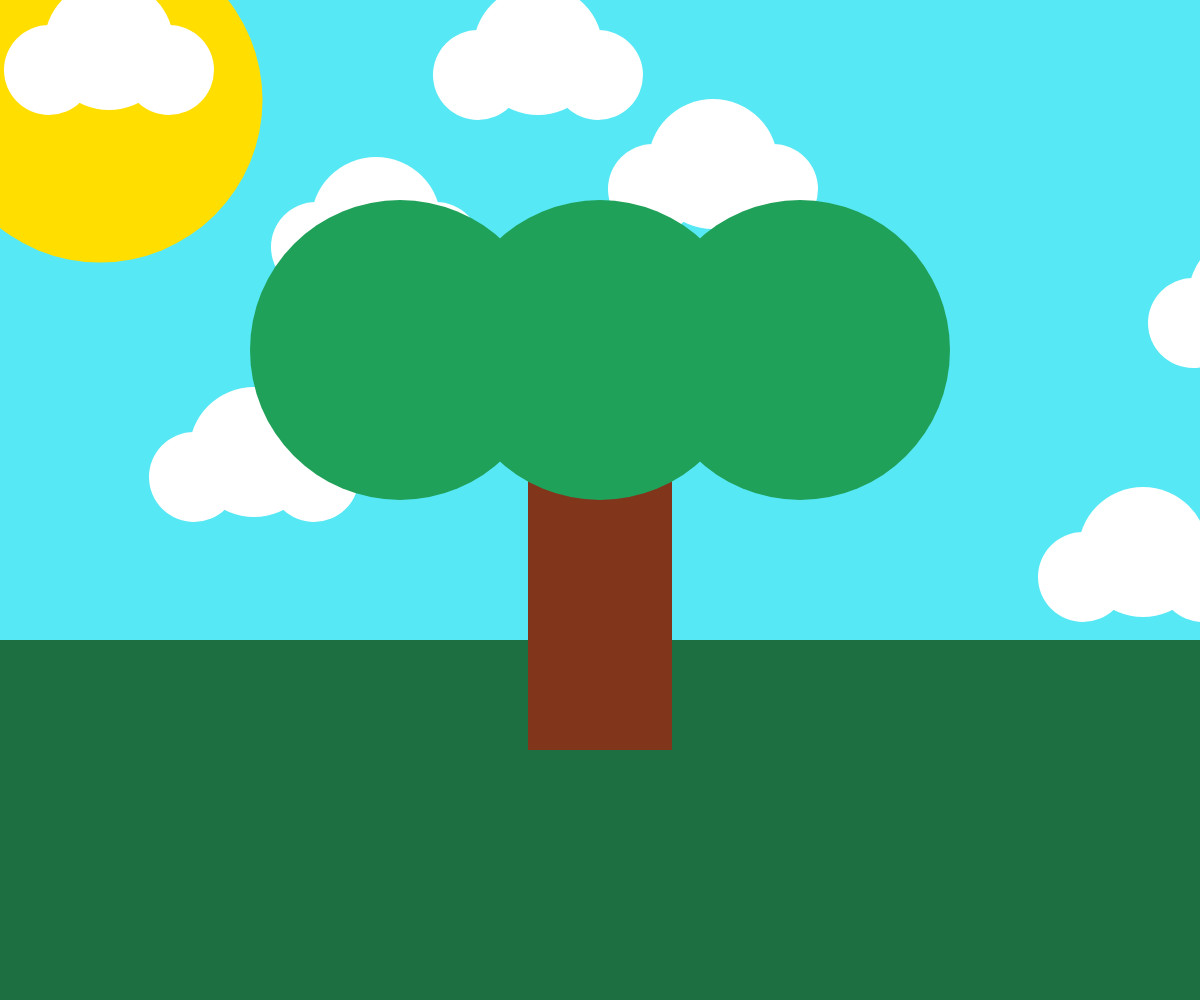
Frame 1 (no input)
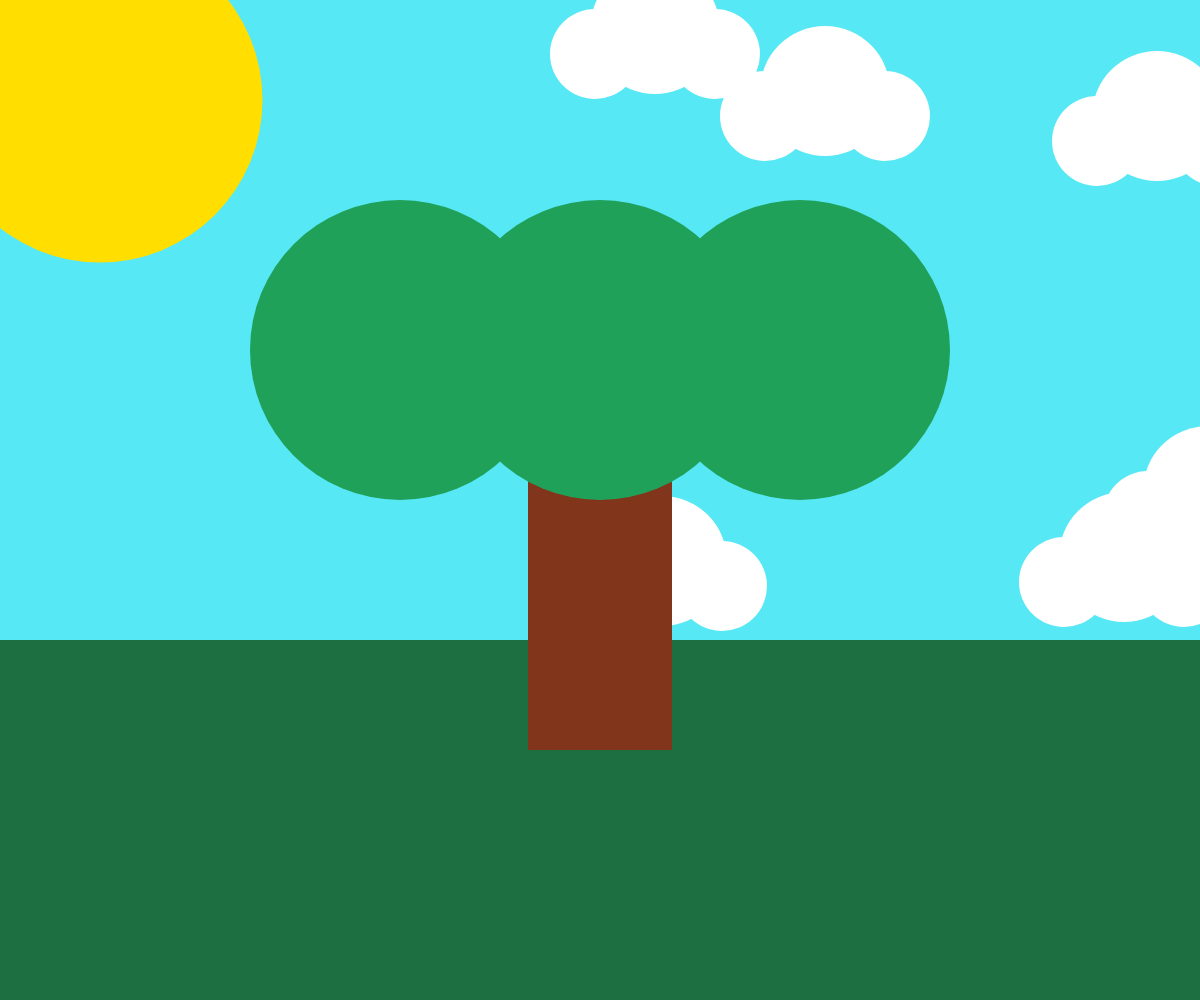
Frame 2 (the mouse pressed at the canvas centre, redrawn once)

The p5.js sketch that drew these frames (run headless with seeded random() and noise() and a simulated clock; the mouse was pressed at the canvas centre and the sketch redrawn once):

// p5.js sketch
// ── sketch.js
let colors, w, h, counter;
let clouds = new Array(3);

function setup() {
  // put setup code here
  colors = {
    sky: color('#56E8F4'),
    clouds: color('#FFFFFF'),
    sun: color('#FFDE00'),
    grass: color('#1D6E41'),
    trunk: color('#81361C'),
    leaves: color('#20A159'),
  };
  w = window.innerWidth;
  h = window.innerHeight;
  createCanvas(w, h);
  noStroke();
  noLoop();
}

function draw() {
  createSky();
  createGrass();
  createTree();
}

function createSky() {
  background(colors.sky);
  fill(color(colors.sun));
  ellipse(100, 100, 325, 325);
  for (let i = 0; i < 7; i++) {
    createCloud(i);
  }
}

function createGrass() {
  fill(color(colors.grass));
  rect(0, h - 360, w, 360);
}

function createTree() {
  const trunkW = 144;
  const trunkH = 400;
  let leavesCenter = w / 2;

  // add tree trunk
  fill(color(colors.trunk));
  rect((w - trunkW)/2, h - trunkH - 250, trunkW, trunkH);

  // add leaves
  fill(color(colors.leaves));
  ellipse(leavesCenter, h - trunkH - 250, 300, 300);
  ellipse(leavesCenter - 200, h - trunkH - 250, 300, 300);
  ellipse(leavesCenter + 200, h - trunkH - 250, 300, 300);
}

// set up vars for clouds
// save each ellipse of cloud to index for later use
function createCloud(index) {
  let x =  Math.floor((Math.random() * w));
  let y = Math.floor((Math.random() * (h-405)));
  clouds[index] = { x, y };
  fill(color(colors.clouds));
  clouds[index].left = ellipse(x, y, 90, 90);
  x+=60;
  clouds[index].center = ellipse(x, y-25, 130, 130);
  x+=60;
  clouds[index].right = ellipse(x, y, 90, 90);
}
